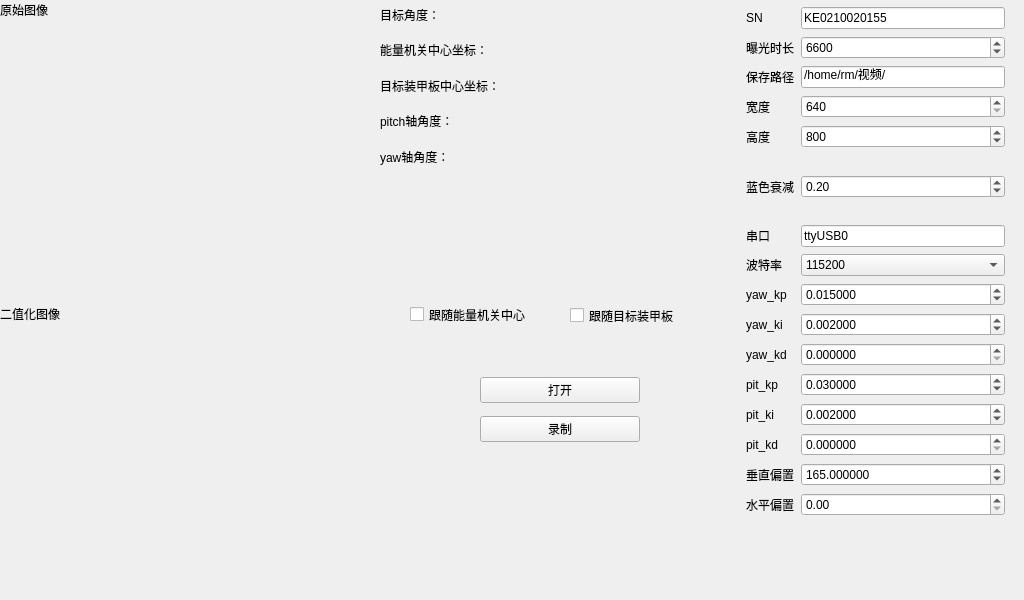
<?xml version="1.0" encoding="UTF-8"?>
<ui version="4.0">
 <class>MainWindow</class>
 <widget class="QMainWindow" name="MainWindow">
  <property name="geometry">
   <rect>
    <x>0</x>
    <y>0</y>
    <width>1024</width>
    <height>600</height>
   </rect>
  </property>
  <property name="sizePolicy">
   <sizepolicy hsizetype="Fixed" vsizetype="Fixed">
    <horstretch>0</horstretch>
    <verstretch>0</verstretch>
   </sizepolicy>
  </property>
  <property name="minimumSize">
   <size>
    <width>1024</width>
    <height>600</height>
   </size>
  </property>
  <property name="maximumSize">
   <size>
    <width>1024</width>
    <height>600</height>
   </size>
  </property>
  <property name="windowTitle">
   <string>MainWindow</string>
  </property>
  <widget class="QWidget" name="centralwidget">
   <widget class="QWidget" name="verticalLayoutWidget">
    <property name="geometry">
     <rect>
      <x>480</x>
      <y>370</y>
      <width>160</width>
      <height>80</height>
     </rect>
    </property>
    <layout class="QVBoxLayout" name="verticalLayout">
     <item>
      <widget class="QPushButton" name="OpenButton">
       <property name="text">
        <string>打开</string>
       </property>
      </widget>
     </item>
     <item>
      <widget class="QPushButton" name="RecordButton">
       <property name="text">
        <string>录制</string>
       </property>
      </widget>
     </item>
    </layout>
   </widget>
   <widget class="QWidget" name="gridLayoutWidget">
    <property name="geometry">
     <rect>
      <x>740</x>
      <y>0</y>
      <width>271</width>
      <height>526</height>
     </rect>
    </property>
    <layout class="QGridLayout" name="gridLayout" rowstretch="0,0,0,0,0,0,0,0,0,0,0,0,0,0,0,0,0,0">
     <property name="leftMargin">
      <number>6</number>
     </property>
     <property name="topMargin">
      <number>6</number>
     </property>
     <property name="rightMargin">
      <number>6</number>
     </property>
     <property name="bottomMargin">
      <number>6</number>
     </property>
     <item row="10" column="1">
      <widget class="QDoubleSpinBox" name="yawKpSpinBox">
       <property name="decimals">
        <number>6</number>
       </property>
       <property name="maximum">
        <double>50.000000000000000</double>
       </property>
       <property name="singleStep">
        <double>0.001000000000000</double>
       </property>
       <property name="value">
        <double>0.015000000000000</double>
       </property>
      </widget>
     </item>
     <item row="9" column="0">
      <widget class="QLabel" name="label_9">
       <property name="text">
        <string>波特率</string>
       </property>
      </widget>
     </item>
     <item row="13" column="0">
      <widget class="QLabel" name="label_20">
       <property name="text">
        <string>pit_kp</string>
       </property>
      </widget>
     </item>
     <item row="7" column="0">
      <spacer name="verticalSpacer_2">
       <property name="orientation">
        <enum>Qt::Vertical</enum>
       </property>
       <property name="sizeType">
        <enum>QSizePolicy::Maximum</enum>
       </property>
       <property name="sizeHint" stdset="0">
        <size>
         <width>20</width>
         <height>20</height>
        </size>
       </property>
      </spacer>
     </item>
     <item row="3" column="1">
      <widget class="QSpinBox" name="widthSpinBox">
       <property name="minimum">
        <number>640</number>
       </property>
       <property name="maximum">
        <number>1280</number>
       </property>
      </widget>
     </item>
     <item row="15" column="1">
      <widget class="QDoubleSpinBox" name="pitKdSpinBox">
       <property name="decimals">
        <number>6</number>
       </property>
       <property name="maximum">
        <double>2.000000000000000</double>
       </property>
       <property name="singleStep">
        <double>0.000100000000000</double>
       </property>
      </widget>
     </item>
     <item row="3" column="0">
      <widget class="QLabel" name="label_4">
       <property name="text">
        <string>宽度</string>
       </property>
      </widget>
     </item>
     <item row="11" column="1">
      <widget class="QDoubleSpinBox" name="yawKiSpinBox">
       <property name="decimals">
        <number>6</number>
       </property>
       <property name="maximum">
        <double>2.000000000000000</double>
       </property>
       <property name="singleStep">
        <double>0.000100000000000</double>
       </property>
       <property name="value">
        <double>0.002000000000000</double>
       </property>
      </widget>
     </item>
     <item row="8" column="1">
      <widget class="QLineEdit" name="serialNameEdit">
       <property name="text">
        <string>ttyUSB0</string>
       </property>
      </widget>
     </item>
     <item row="16" column="1">
      <widget class="QDoubleSpinBox" name="vBaisSpinBox">
       <property name="decimals">
        <number>6</number>
       </property>
       <property name="maximum">
        <double>300.000000000000000</double>
       </property>
       <property name="singleStep">
        <double>0.500000000000000</double>
       </property>
       <property name="value">
        <double>165.000000000000000</double>
       </property>
      </widget>
     </item>
     <item row="14" column="0">
      <widget class="QLabel" name="label_21">
       <property name="text">
        <string>pit_ki</string>
       </property>
      </widget>
     </item>
     <item row="4" column="0">
      <widget class="QLabel" name="label_6">
       <property name="text">
        <string>高度</string>
       </property>
      </widget>
     </item>
     <item row="6" column="1">
      <widget class="QDoubleSpinBox" name="blueDecaySpinBox">
       <property name="maximum">
        <double>1.000000000000000</double>
       </property>
       <property name="singleStep">
        <double>0.050000000000000</double>
       </property>
       <property name="value">
        <double>0.200000000000000</double>
       </property>
      </widget>
     </item>
     <item row="15" column="0">
      <widget class="QLabel" name="label_19">
       <property name="text">
        <string>pit_kd</string>
       </property>
      </widget>
     </item>
     <item row="12" column="1">
      <widget class="QDoubleSpinBox" name="yawKdSpinBox">
       <property name="decimals">
        <number>6</number>
       </property>
       <property name="maximum">
        <double>10.000000000000000</double>
       </property>
       <property name="singleStep">
        <double>0.000010000000000</double>
       </property>
      </widget>
     </item>
     <item row="0" column="1">
      <widget class="QLineEdit" name="SNEdit">
       <property name="text">
        <string>KE0210020155</string>
       </property>
      </widget>
     </item>
     <item row="9" column="1">
      <widget class="QComboBox" name="bundRateComboBox">
       <item>
        <property name="text">
         <string>115200</string>
        </property>
       </item>
       <item>
        <property name="text">
         <string>9600</string>
        </property>
       </item>
       <item>
        <property name="text">
         <string>38400</string>
        </property>
       </item>
      </widget>
     </item>
     <item row="8" column="0">
      <widget class="QLabel" name="label_8">
       <property name="text">
        <string>串口</string>
       </property>
      </widget>
     </item>
     <item row="1" column="1">
      <widget class="QSpinBox" name="exposureSpinBox">
       <property name="minimum">
        <number>1000</number>
       </property>
       <property name="maximum">
        <number>2000000</number>
       </property>
       <property name="value">
        <number>6600</number>
       </property>
      </widget>
     </item>
     <item row="11" column="0">
      <widget class="QLabel" name="label_15">
       <property name="text">
        <string>yaw_ki</string>
       </property>
      </widget>
     </item>
     <item row="13" column="1">
      <widget class="QDoubleSpinBox" name="pitKpSpinBox">
       <property name="decimals">
        <number>6</number>
       </property>
       <property name="maximum">
        <double>10.000000000000000</double>
       </property>
       <property name="singleStep">
        <double>0.000010000000000</double>
       </property>
       <property name="value">
        <double>0.030000000000000</double>
       </property>
      </widget>
     </item>
     <item row="12" column="0">
      <widget class="QLabel" name="label_17">
       <property name="text">
        <string>yaw_kd</string>
       </property>
      </widget>
     </item>
     <item row="6" column="0">
      <widget class="QLabel" name="label_10">
       <property name="text">
        <string>蓝色衰减</string>
       </property>
      </widget>
     </item>
     <item row="5" column="0">
      <spacer name="verticalSpacer">
       <property name="orientation">
        <enum>Qt::Vertical</enum>
       </property>
       <property name="sizeType">
        <enum>QSizePolicy::Maximum</enum>
       </property>
       <property name="sizeHint" stdset="0">
        <size>
         <width>20</width>
         <height>20</height>
        </size>
       </property>
      </spacer>
     </item>
     <item row="4" column="1">
      <widget class="QSpinBox" name="heightSpinBox">
       <property name="minimum">
        <number>480</number>
       </property>
       <property name="maximum">
        <number>1024</number>
       </property>
       <property name="value">
        <number>800</number>
       </property>
      </widget>
     </item>
     <item row="0" column="0">
      <widget class="QLabel" name="label">
       <property name="text">
        <string>SN</string>
       </property>
      </widget>
     </item>
     <item row="2" column="0">
      <widget class="QLabel" name="label_2">
       <property name="text">
        <string>保存路径</string>
       </property>
      </widget>
     </item>
     <item row="2" column="1">
      <widget class="QLineEdit" name="savePathEdit">
       <property name="text">
        <string>/home/rm/视频/</string>
       </property>
      </widget>
     </item>
     <item row="14" column="1">
      <widget class="QDoubleSpinBox" name="pPitkiSpinBox">
       <property name="decimals">
        <number>6</number>
       </property>
       <property name="maximum">
        <double>50.000000000000000</double>
       </property>
       <property name="singleStep">
        <double>0.001000000000000</double>
       </property>
       <property name="value">
        <double>0.002000000000000</double>
       </property>
      </widget>
     </item>
     <item row="1" column="0">
      <widget class="QLabel" name="label_5">
       <property name="text">
        <string>曝光时长</string>
       </property>
      </widget>
     </item>
     <item row="10" column="0">
      <widget class="QLabel" name="label_14">
       <property name="text">
        <string>yaw_kp</string>
       </property>
      </widget>
     </item>
     <item row="17" column="1">
      <widget class="QDoubleSpinBox" name="hBaisSpinBox"/>
     </item>
     <item row="16" column="0">
      <widget class="QLabel" name="label_22">
       <property name="text">
        <string>垂直偏置</string>
       </property>
      </widget>
     </item>
     <item row="17" column="0">
      <widget class="QLabel" name="label_23">
       <property name="text">
        <string>水平偏置</string>
       </property>
      </widget>
     </item>
    </layout>
   </widget>
   <widget class="QWidget" name="verticalLayoutWidget_2">
    <property name="geometry">
     <rect>
      <x>0</x>
      <y>0</y>
      <width>371</width>
      <height>601</height>
     </rect>
    </property>
    <layout class="QVBoxLayout" name="verticalLayout_3">
     <item>
      <widget class="QLabel" name="label_3">
       <property name="maximumSize">
        <size>
         <width>16777215</width>
         <height>20</height>
        </size>
       </property>
       <property name="text">
        <string>原始图像</string>
       </property>
      </widget>
     </item>
     <item>
      <widget class="QLabel" name="OriginalImage">
       <property name="text">
        <string/>
       </property>
      </widget>
     </item>
     <item>
      <widget class="QLabel" name="label_7">
       <property name="maximumSize">
        <size>
         <width>16777215</width>
         <height>20</height>
        </size>
       </property>
       <property name="text">
        <string>二值化图像</string>
       </property>
      </widget>
     </item>
     <item>
      <widget class="QLabel" name="ProcessedImage">
       <property name="sizePolicy">
        <sizepolicy hsizetype="Preferred" vsizetype="Preferred">
         <horstretch>0</horstretch>
         <verstretch>0</verstretch>
        </sizepolicy>
       </property>
       <property name="text">
        <string/>
       </property>
      </widget>
     </item>
    </layout>
   </widget>
   <widget class="QWidget" name="gridLayoutWidget_2">
    <property name="geometry">
     <rect>
      <x>380</x>
      <y>0</y>
      <width>321</width>
      <height>171</height>
     </rect>
    </property>
    <layout class="QGridLayout" name="gridLayout_2">
     <item row="4" column="0">
      <widget class="QLabel" name="label_16">
       <property name="text">
        <string>yaw轴角度：</string>
       </property>
      </widget>
     </item>
     <item row="0" column="0">
      <widget class="QLabel" name="label_18">
       <property name="text">
        <string>目标角度：</string>
       </property>
       <property name="alignment">
        <set>Qt::AlignLeading|Qt::AlignLeft|Qt::AlignVCenter</set>
       </property>
      </widget>
     </item>
     <item row="1" column="0">
      <widget class="QLabel" name="label_11">
       <property name="text">
        <string>能量机关中心坐标：</string>
       </property>
      </widget>
     </item>
     <item row="3" column="0">
      <widget class="QLabel" name="label_13">
       <property name="text">
        <string>pitch轴角度：</string>
       </property>
      </widget>
     </item>
     <item row="2" column="0">
      <widget class="QLabel" name="label_12">
       <property name="text">
        <string>目标装甲板中心坐标：</string>
       </property>
      </widget>
     </item>
     <item row="0" column="1">
      <widget class="QLabel" name="angleLable">
       <property name="text">
        <string/>
       </property>
      </widget>
     </item>
     <item row="1" column="1">
      <widget class="QLabel" name="centerLable">
       <property name="text">
        <string/>
       </property>
      </widget>
     </item>
     <item row="2" column="1">
      <widget class="QLabel" name="armorLable">
       <property name="text">
        <string/>
       </property>
      </widget>
     </item>
     <item row="3" column="1">
      <widget class="QLabel" name="pitchAngleLable">
       <property name="text">
        <string/>
       </property>
      </widget>
     </item>
     <item row="4" column="1">
      <widget class="QLabel" name="yawAngleLable">
       <property name="text">
        <string/>
       </property>
      </widget>
     </item>
    </layout>
   </widget>
   <widget class="QCheckBox" name="checkBoxFollowArmor">
    <property name="geometry">
     <rect>
      <x>570</x>
      <y>300</y>
      <width>141</width>
      <height>31</height>
     </rect>
    </property>
    <property name="text">
     <string>跟随目标装甲板</string>
    </property>
   </widget>
   <widget class="QCheckBox" name="checkBoxFollowCenter">
    <property name="geometry">
     <rect>
      <x>410</x>
      <y>300</y>
      <width>151</width>
      <height>29</height>
     </rect>
    </property>
    <property name="text">
     <string>跟随能量机关中心</string>
    </property>
   </widget>
  </widget>
 </widget>
 <resources/>
 <connections/>
</ui>
